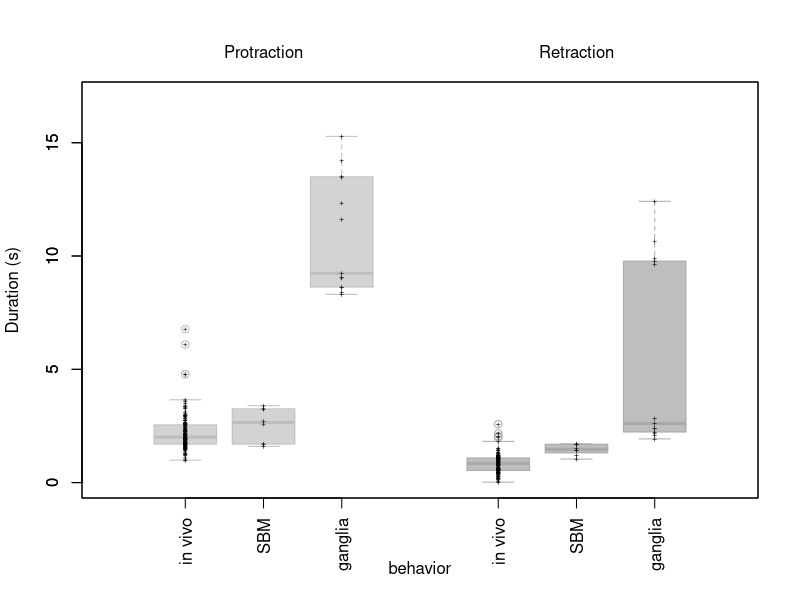

Recreate this plot in R.
#!/usr/bin/Rscript

d <- read.csv("data_with_failed_sbm_ig_noRNLF_fixed.csv")

s <- d$StartB6B9;
e <- d$EndB3;
e[is.na(e) | e < s] = d$EndB6B9[is.na(e) | e < s];
retraction = e - s;
protraction = d$EndI2 - d$StartI2

sel=(
     (d$Behavior == "SBMbite" | d$Behavior == "IGcarb" | d$Behavior == "bite")
     #(d$Behavior == "SBMswallow" | d$Behavior == "IGcarb" | d$Behavior == "thin swallow")
     & !is.na(protraction) & !is.na(retraction)
     );
behavior = factor(d$Behavior[sel, drop=T], c("bite", "SBMbite", "IGcarb"));
#behavior = factor(d$Behavior[sel, drop=T], c("thin swallow", "SBMswallow", "IGcarb"));

# save the figure as a pdf
pdf("boxplot-different-preps-protraction-retraction.pdf", 5, 5);

# human-readable labels for each of the groups
group_labels=c("in vivo", "SBM", "ganglia")

boxplot(
    protraction[sel] ~ behavior,
    names=rep("", length(group_labels)),
    ylab="Duration (s)",
    border="gray", #boxwex=0.5,
    xlim=c(0,8), ylim=c(0, 17)
);
stripchart(
    protraction[sel] ~ behavior,
    vertical=T, add=T, pch="+", cex=0.5
);
boxplot(
    retraction[sel] ~ behavior,
    names=rep("", length(group_labels)),
    border="darkgray", col="gray", #boxwex=0.5,
    add=T, at=1:3 + 4
);
stripchart(
    retraction[sel] ~ behavior,
    vertical=T, add=T, pch="+", cex=0.5,
    at=1:3 + 4
);

# R doesn't handle multi-line tick labels well, so we'll draw them manually
for (i in 1:length(group_labels)) {
    mtext(group_labels[i], at=i, side=1, line=1, las=2);
    mtext(group_labels[i], at=i+4, side=1, line=1, las=2);
}
mtext("Protraction", at=2, side=3, line=1, las=0);
mtext("Retraction", at=2 + 4, side=3, line=1, las=0);

# close the pdf file
dev.off();

# print out key statistics
print("Protraction:");
print(kruskal.test(protraction[sel] ~ behavior))
#print(summary(aov(protraction[sel] ~ behavior + d$Animal[sel, drop=T])))
print("Retraction:");
#print(summary(aov(retraction[sel] ~ behavior + d$Animal[sel, drop=T])))
print(kruskal.test(retraction[sel] ~ behavior))
for (b in unique(behavior)) {
    print(paste(b, ":   animals: ",
        length(unique(d$Animal[sel][behavior == b, drop=T])),
        " patterns: ", sum(behavior == b))
    );
}

#print(paste("number of patterns:", length(retraction)))
#print(paste("number of animals:", length(unique(d$Animal[sel]))))
